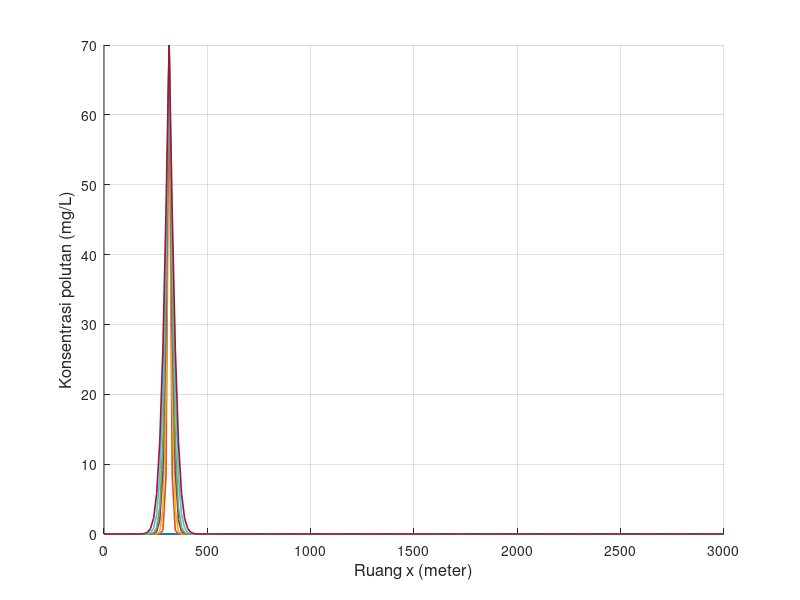

MATLAB code for this plot: (Note: this script raises an error after producing the figure.)
clear; clc; close all;

% Feby Syarief Al A`raaf
% 26050124130087
% Oseanografi C
%
% Simulasi adveksi 1 dimensi metode FTCS
% Sumber polutan kontinu
% Grafik: konsentrasi polutan terhadap ruang
% NIM = 087, sehingga:
% x = 0, y = 8, z = 7

x_digit = 0;
y_digit = 8;
z_digit = 7;

C_source = 10 * z_digit;   % konsentrasi sumber polutan = 70 mg/L

L = 3000;   % panjang kanal (m)
T = 7200;   % lama simulasi (detik)

scenario(1).nama = 'Skenario 1';
scenario(1).dx   = 15;
scenario(1).dt   = 6;
scenario(1).G    = 0.5;
scenario(1).m    = 15 + z_digit;

scenario(2).nama = 'Skenario 2';
scenario(2).dx   = 30;
scenario(2).dt   = 6;
scenario(2).G    = 0.05;
scenario(2).m    = 30 + z_digit;

scenario(3).nama = 'Skenario 3';
scenario(3).dx   = 15;
scenario(3).dt   = 6;
scenario(3).G    = 1;
scenario(3).m    = 15 + z_digit;

folder_output = 'output_Kontinu_FTCS_Polutan_Terhadap_Ruang';
if ~exist(folder_output, 'dir')
    mkdir(folder_output);
end

for s = 1:numel(scenario)

    fprintf('\nMemproses %s\n', scenario(s).nama);

    dx       = scenario(s).dx;
    dt       = scenario(s).dt;
    G        = scenario(s).G;
    m_source = scenario(s).m;

    M_grid = round(L / dx) + 1;
    Mmax   = max(M_grid, m_source);
    Nmax   = round(T / dt);

    alpha = (G * dt) / (dx^2);

    fprintf('dx = %.3f m, dt = %.3f s, G = %.3f m^2/s, m = %d\n', dx, dt, G, m_source);
    fprintf('Mmax = %d, Nmax = %d, alpha = %.6f\n', Mmax, Nmax, alpha);

    if alpha > 0.5
        fprintf('Peringatan: alpha > 0.5, solusi FTCS dapat tidak stabil.\n');
    end

    F0 = zeros(1, Mmax);
    F  = zeros(1, Mmax);

    t_step = 0:Nmax;
    t_time = t_step * dt;
    x_grid = 0:(Mmax-1);
    x_pos  = x_grid * dx;

    t_plot = [0, 60, 180, 360, 500, 800, 1160];
    t_plot = unique(t_plot, 'stable');
    t_plot_valid = t_plot(t_plot >= 0 & t_plot <= T);

    if length(t_plot_valid) < length(t_plot)
        fprintf('%s: beberapa waktu berada di luar domain sehingga tidak digrafikkan.\n', scenario(s).nama);
    end

    n_plot = round(t_plot_valid / dt) + 1;

    profile = NaN(length(t_plot_valid), Mmax);

    F0(:) = 0;

    for q = 1:length(n_plot)
        if n_plot(q) == 1
            profile(q, :) = F0;
        end
    end

    for n = 1:Nmax

        % syarat batas pada kondisi lama
        F0(1)    = F0(2);
        F0(Mmax) = F0(Mmax-1);

        % sumber polutan kontinu
        F0(m_source) = C_source;

        % skema FTCS sesuai flowchart
        for i = 2:(Mmax-1)
            F(i) = (1 - 2 * alpha) * F0(i) + alpha * (F0(i+1) + F0(i-1));
        end

        % syarat batas pada kondisi baru
        F(1)    = F(2);
        F(Mmax) = F(Mmax-1);

        % sumber polutan tetap kontinu
        F(m_source) = C_source;

        idx_now = n + 1;
        for q = 1:length(n_plot)
            if idx_now == n_plot(q)
                profile(q, :) = F;
            end
        end

        F0 = F;
    end

    fig = figure('Visible', 'off', 'Position', [100 100 1400 600]);
    hold on;

    legend_text = {};

    for k = 1:length(t_plot_valid)
        plot(x_pos, profile(k, :), 'LineWidth', 1.2);
        legend_text{end+1} = sprintf('t = %d s', t_plot_valid(k));
    end

    grid on;
    xlabel('Ruang x (meter)', 'FontSize', 12);
    ylabel('Konsentrasi polutan (mg/L)', 'FontSize', 12);
    title(sprintf('%s - Konsentrasi polutan terhadap ruang', scenario(s).nama), ...
          'Feby Syarief-0087-Ose C', 'FontSize', 14, 'FontWeight', 'bold');
    xlim([x_pos(1), x_pos(end)]);

    y_max = max(profile(:), [], 'omitnan');
    if isempty(y_max) || isnan(y_max) || y_max <= 0
        ylim([0 1]);
    else
        ylim([0, max(C_source * 1.2, y_max * 1.1)]);
    end

    set(gca, 'FontSize', 11);

    legend(legend_text, ...
           'Location', 'northwest', ...
           'FontSize', 8, ...
           'NumColumns', 2, ...
           'Box', 'on');

    hold off;

    nama_file = sprintf('ftcs_kontinu_ruang_skenario_%d.png', s);
    saveas(fig, fullfile(folder_output, nama_file));
    close(fig);

    fprintf('%s selesai diproses.\n', scenario(s).nama);
end

fprintf('\nSemua skenario telah selesai diproses.\n');
